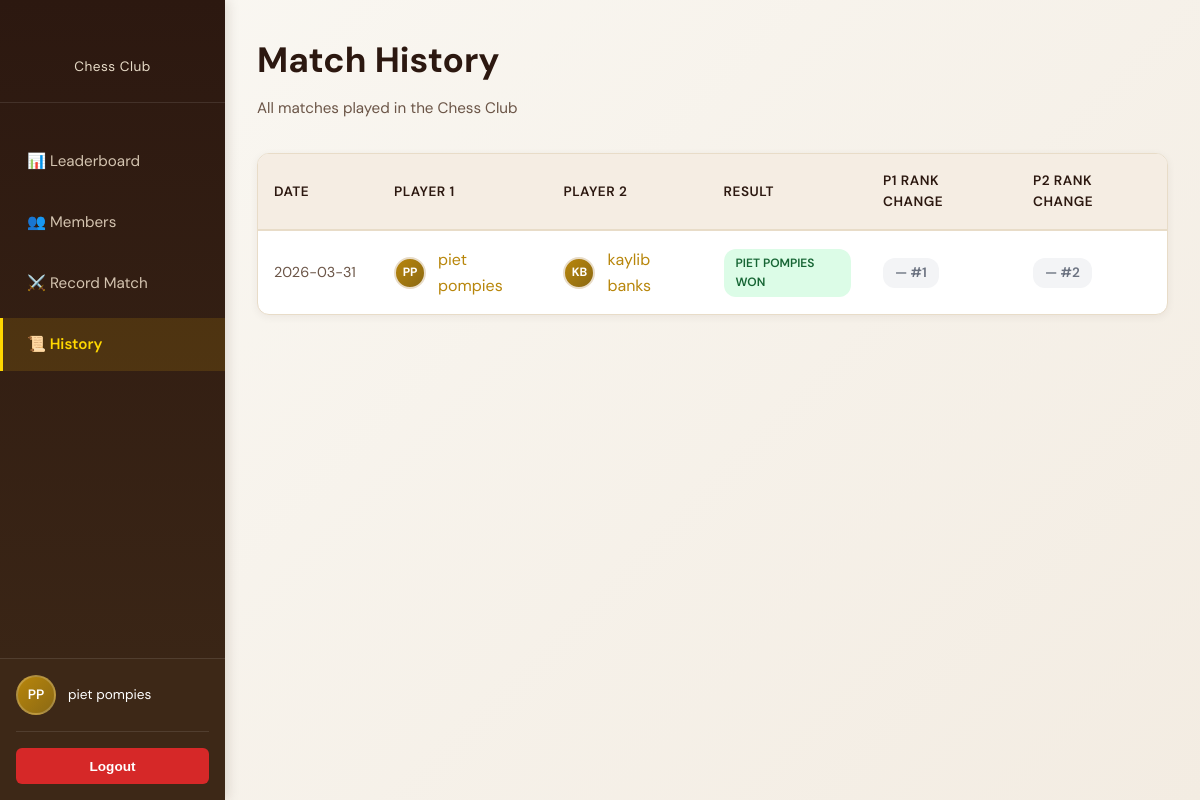
Screenshot of /history (signed in) with the database file from the repository.
### tables this page shows
CREATE TABLE users (
    id INTEGER PRIMARY KEY AUTOINCREMENT,
    username TEXT NOT NULL UNIQUE,
    hash TEXT NOT NULL,
    email TEXT NOT NULL UNIQUE,
    first_name TEXT NOT NULL,
    last_name TEXT NOT NULL,
    birthday TEXT,
    games_played INTEGER NOT NULL DEFAULT 0,
    rank INTEGER NOT NULL,
    avatar_filename TEXT DEFAULT NULL,
    last_login TEXT,
    created_at TEXT NOT NULL DEFAULT (datetime('now'))
);

CREATE TABLE matches (
    id INTEGER PRIMARY KEY AUTOINCREMENT,
    player1_id INTEGER NOT NULL REFERENCES users(id),
    player2_id INTEGER NOT NULL REFERENCES users(id),
    winner_id INTEGER REFERENCES users(id),
    p1_rank_before INTEGER NOT NULL,
    p2_rank_before INTEGER NOT NULL,
    p1_rank_after INTEGER NOT NULL,
    p2_rank_after INTEGER NOT NULL,
    played_at TEXT NOT NULL DEFAULT (datetime('now'))
);

### app.py (the view)
@app.route("/history")
@login_required
def history():
    matches = db.execute(
        """
        SELECT m.*,
               u1.first_name || ' ' || u1.last_name as player1_name,
               u2.first_name || ' ' || u2.last_name as player2_name,
               u1.id as player1_id,
               u2.id as player2_id
        FROM matches m
        JOIN users u1 ON m.player1_id = u1.id
        JOIN users u2 ON m.player2_id = u2.id
        ORDER BY m.played_at DESC
        """
    )
    if matches:
        for match in matches:
            if match["winner_id"] is None:
                match["result"] = "Draw"
            elif match["winner_id"] == match["player1_id"]:
                match["result"] = "{} wins".format(match['player1_name'])
            else:
                match["result"] = "{} wins".format(match['player2_name'])
    return render_template("history.html", matches=matches)

### app.py (called while the page is built)
@app.context_processor
def inject_helpers():
    current_user = None
    if session.get("user_id"):
        result = db.execute("SELECT * FROM users WHERE id = ?", session["user_id"])
        current_user = result[0] if result else None
    return {
        'get_initials': get_initials,
        'current_user': current_user
    }

@app.before_request
def before_request():
    if not os.path.exists(app.config["UPLOAD_FOLDER"]):
        os.makedirs(app.config["UPLOAD_FOLDER"])

    def execute(self, query, *args):
        conn = sqlite3.connect(self.db_path)
        conn.row_factory = sqlite3.Row
        cursor = conn.cursor()
        try:
            cursor.execute(query, args)
            if query.strip().upper().startswith(('SELECT', 'PRAGMA')):
                results = cursor.fetchall()
                conn.close()
                return [dict(row) for row in results]
            else:
                conn.commit()
                conn.close()
                return None
        except Exception as e:
            conn.close()
            raise e

### helpers.py (called while the page is built)
def login_required(f):
    @wraps(f)
    def decorated_function(*args, **kwargs):
        if session.get("user_id") is None:
            flash("You must be logged in to access this page.", "error")
            return redirect("/login")
        return f(*args, **kwargs)
    return decorated_function

def get_initials(first_name, last_name):
    if not first_name or not last_name:
        return "U"
    return (first_name[0] + last_name[0]).upper()

### templates/history.html (shortened to what this page needs)
{% extends "layout.html" %}
{% block content %}
<div class="page-header">
    <h1> Match History</h1>
    <p>All matches played in the Chess Club</p>
</div>
{% if matches %}
<div class="table-container">
    <table>
        <thead>
            <tr>
                <th style="width: 120px;">Date</th>
                <th>Player 1</th>
                <th>Player 2</th>
                <th>Result</th>
                <th style="width: 150px;">P1 Rank Change</th>
                <th style="width: 150px;">P2 Rank Change</th>
            </tr>
        </thead>
        <tbody>
            {% for match in matches %}
            <tr>
                <td class="text-muted" style="font-size: 0.9rem;">{{ match.played_at[:10] }}</td>
                <td>
                    <a href="/profile/{{ match.player1_id }}" style="display: flex; align-items: center; gap: 0.75rem; text-decoration: none;">
                        <div class="avatar-circle" style="width: 32px; height: 32px; font-size: 0.75rem;">
                            {{ get_initials(match.player1_name.split()[0], match.player1_name.split()[1] if match.player1_name.split()|length > 1 else '') }}
                        </div>
                        <span style="color: var(--accent);">{{ match.player1_name }}</span>
                    </a>
                </td>
                <td>
                    <a href="/profile/{{ match.player2_id }}" style="display: flex; align-items: center; gap: 0.75rem; text-decoration: none;">
                        <div class="avatar-circle" style="width: 32px; height: 32px; font-size: 0.75rem;">
                            {{ get_initials(match.player2_name.split()[0], match.player2_name.split()[1] if match.player2_name.split()|length > 1 else '') }}
                        </div>
                        <span style="color: var(--accent);">{{ match.player2_name }}</span>
                    </a>
                </td>
                <td>
                    {% if match.winner_id == match.player1_id %}
                        <span class="badge success">{{ match.player1_name }} won</span>
                    {% elif match.winner_id == match.player2_id %}
                        <span class="badge success">{{ match.player2_name }} won</span>
                    {% else %}
                        <span class="badge primary">Draw</span>
                    {% endif %}
                </td>
                <td>
                    {% set p1_delta = match.p1_rank_before - match.p1_rank_after %}
                    {% if p1_delta > 0 %}
                        <span class="delta-pill positive">↑ #{{ match.p1_rank_before }} → #{{ match.p1_rank_after }}</span>
                    {% elif p1_delta < 0 %}
                        <span class="delta-pill negative">↓ #{{ match.p1_rank_before }} → #{{ match.p1_rank_after }}</span>
                    {% else %}
                        <span class="delta-pill neutral">— #{{ match.p1_rank_before }}</span>
                    {% endif %}
                </td>
                <td>
                    {% set p2_delta = match.p2_rank_before - match.p2_rank_after %}
                    {% if p2_delta > 0 %}
                        <span class="delta-pill positive">↑ #{{ match.p2_rank_before }} → #{{ match.p2_rank_after }}</span>
                    {% elif p2_delta < 0 %}
                        <span class="delta-pill negative">↓ #{{ match.p2_rank_before }} → #{{ match.p2_rank_after }}</span>
                    {% else %}
                        <span class="delta-pill neutral">— #{{ match.p2_rank_before }}</span>
                    {% endif %}
                </td>
            </tr>
            {% endfor %}
        </tbody>
    </table>
</div>
{% else %}
<div class="card">
    <p class="text-center text-muted" style="padding: 2rem;">No matches have been played yet. <a href="/match">Record the first match</a>!</p>
</div>
{% endif %}
{% endblock %}

### templates/layout.html (shortened to what this page needs)
<!DOCTYPE html>
<html lang="en">
<head>
    <link rel="stylesheet" href="{{ url_for('static', filename='styles.css') }}">
</head>
<body>
    {% if session.get('user_id') %}
    <aside class="sidebar">
        <div class="sidebar-logo">
            <span class="sidebar-logo-text">Chess Club</span>
        </div>
        <nav>
            <ul class="sidebar-nav">
                <li><a href="/" class="{% if request.endpoint == 'index' %}active{% endif %}">📊 Leaderboard</a></li>
                <li><a href="/members" class="{% if request.endpoint == 'members' %}active{% endif %}">👥 Members</a></li>
                <li><a href="/match" class="{% if request.endpoint == 'match' %}active{% endif %}">⚔️ Record Match</a></li>
                <li><a href="/history" class="{% if request.endpoint == 'history' %}active{% endif %}">📜 History</a></li>
            </ul>
        </nav>
        <div class="sidebar-footer">
            {% if current_user %}
                <div class="user-info">
                    <div class="user-avatar-sm">
                        {% if current_user.avatar_filename %}
                            <img src="{{ url_for('static', filename='uploads/' + current_user.avatar_filename) }}" alt="{{ current_user.first_name }}">
                        {% else %}
                            {{ get_initials(current_user.first_name, current_user.last_name) }}
                        {% endif %}
                    </div>
                    <div class="user-name">{{ current_user.first_name }} {{ current_user.last_name }}</div>
                </div>
            {% endif %}
            <form action="/logout" method="get" style="margin: 0;">
                <button type="submit" class="logout-btn">Logout</button>
            </form>
        </div>
    </aside>
    {% endif %}
    <main>
        {% block content %}{% endblock %}
    </main>
</body>
</html>

### static/styles.css (style rules this page uses)
* { margin: 0; padding: 0; box-sizing: border-box; }
:root { --primary: #2c1810; --secondary: #5a3a2a; --accent: #b8860b; --accent-light: #daa520; --gold: #ffd700; --silver: #e8e8e8; --bronze: #cd7f32; --success: #52b788; --error: #d62828; --warning: #f77f00; --border: #e8dcc8; --text-dark: #2c1810; --text-light: #6b5547; --bg-light: #faf8f3; --bg-white: #ffffff; --sidebar-width: 225px; --warm-hover: #f5ede3; }
body { font-family: 'DM Sans', -apple-system, BlinkMacSystemFont, 'Segoe UI', sans-serif; background: linear-gradient(135deg, #faf8f3 0%, #f3ece2 100%); color: var(--text-dark); line-height: 1.6; display: flex; min-height: 100vh; }
.sidebar { width: var(--sidebar-width); background: linear-gradient(180deg, var(--primary) 0%, #3d2817 100%); color: white; padding: 1.5rem 0; position: fixed; height: 100vh; left: 0; top: 0; overflow-y: auto; box-shadow: 2px 0 12px rgba(44, 24, 16, 0.15); }
.sidebar-logo { padding: 1.5rem; margin-bottom: 2rem; border-bottom: 1px solid rgba(255, 255, 255, 0.1); font-size: 1.2rem; font-weight: 700; text-align: center; letter-spacing: 0.5px; color: var(--gold); }
.sidebar-logo-text { display: block; margin-top: 0.5rem; font-size: 0.85rem; color: #e8dcc8; font-weight: 400; }
.sidebar-nav { list-style: none; }
.sidebar-nav li { margin: 0.5rem 0; }
.sidebar-nav a { display: block; padding: 0.9rem 1.5rem; color: #d4c4b0; text-decoration: none; font-size: 0.95rem; transition: all 0.3s ease; border-left: 3px solid transparent; position: relative; }
.sidebar-nav a.active { background-color: rgba(184, 134, 11, 0.2); color: var(--gold); border-left-color: var(--gold); font-weight: 600; }
.sidebar-footer { position: fixed; bottom: 0; left: 0; width: var(--sidebar-width); padding: 1rem; border-top: 1px solid rgba(255, 255, 255, 0.1); background: #3d2817; }
.user-info { display: flex; align-items: center; gap: 0.75rem; margin-bottom: 1rem; padding-bottom: 1rem; border-bottom: 1px solid rgba(255, 255, 255, 0.1); }
.user-avatar-sm { width: 40px; height: 40px; border-radius: 50%; background: linear-gradient(135deg, var(--accent), #8b6914); display: flex; align-items: center; justify-content: center; font-weight: 600; font-size: 0.85rem; color: white; overflow: hidden; flex-shrink: 0; border: 2px solid rgba(255, 255, 255, 0.2); }
.user-name { font-size: 0.85rem; flex: 1; overflow: hidden; text-overflow: ellipsis; white-space: nowrap; }
.logout-btn { width: 100%; padding: 0.65rem; background: var(--error); color: white; border: none; border-radius: 6px; font-size: 0.85rem; cursor: pointer; transition: all 0.3s ease; font-weight: 600; }
main { margin-left: var(--sidebar-width); flex: 1; padding: 2rem; }
.page-header { margin-bottom: 2rem; }
.page-header h1 { font-size: 2.2rem; font-weight: 700; margin-bottom: 0.5rem; color: var(--text-dark); }
.page-header p { color: var(--text-light); font-size: 0.95rem; }
.avatar-circle { width: 40px; height: 40px; border-radius: 50%; background: linear-gradient(135deg, var(--accent), #8b6914); display: flex; align-items: center; justify-content: center; color: white; font-weight: 700; font-size: 0.85rem; overflow: hidden; flex-shrink: 0; border: 2px solid var(--border); }
.delta-pill { display: inline-flex; align-items: center; gap: 0.3rem; padding: 0.25rem 0.75rem; border-radius: 12px; font-size: 0.85rem; font-weight: 600; }
.delta-pill.neutral { background: #f3f4f6; color: #6b7280; }
.table-container { background: var(--bg-white); border-radius: 12px; box-shadow: 0 2px 8px rgba(44, 24, 16, 0.06); border: 1px solid var(--border); overflow: hidden; }
table { width: 100%; border-collapse: collapse; }
thead { background: var(--warm-hover); border-bottom: 2px solid var(--border); }
th { padding: 1rem; text-align: left; font-weight: 600; font-size: 0.85rem; color: var(--text-dark); text-transform: uppercase; letter-spacing: 0.5px; }
td { padding: 1rem; border-bottom: 1px solid var(--border); }
tbody tr:last-child td { border-bottom: none; }
a { color: var(--accent); text-decoration: none; transition: color 0.3s ease; }
.text-muted { color: var(--text-light); }
.badge { display: inline-flex; align-items: center; padding: 0.3rem 0.75rem; border-radius: 12px; font-size: 0.75rem; font-weight: 600; text-transform: uppercase; }
.badge.success { background: #dcfce7; color: #166534; }

### rows the page displays
users: first_name+last_name "PP", first_name "piet", last_name "pompies"
matches: played_at "2026-03-31", get_initials "PP", player1_name "piet pompies", get_initials "KB", player2_name "kaylib banks", player1_name "PIET POMPIES", p1_rank_before "1", p2_rank_before "2"
